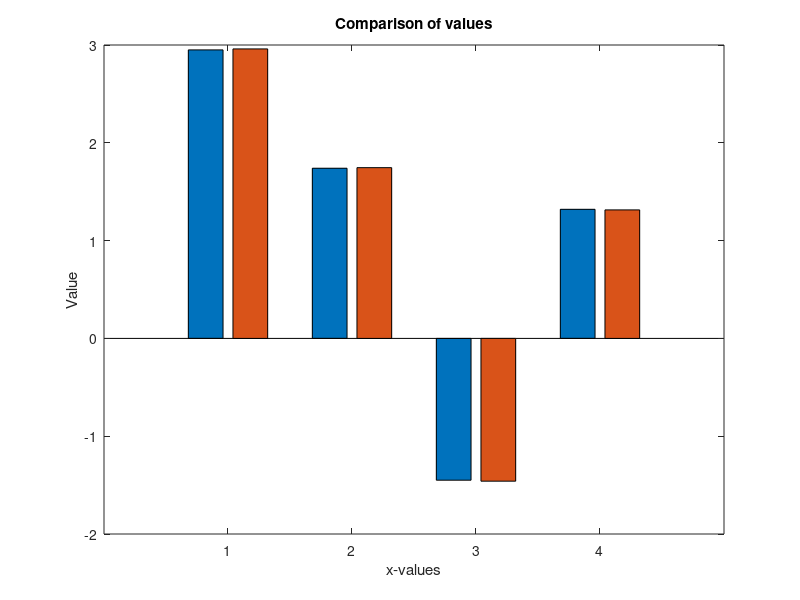

This figure's MATLAB source:
A=[1 0 0 0 ; 0 1 0 0 ; 0 0 1 0; 0 0 0 1; 1 -1 0 0 ; 1 0 -1 0; 1 0 0 -1; 0 1 -1 0 ; 0 1 0 -1 ; 0 0 1 -1]; % A matrix formed by 1 t t^2
B=[2.95;1.74;-1.45;1.32;1.23;4.45;1.61;3.21;0.45;-2.75];

Atranspose = A.'; % calculating transpose of A
B_dash=Atranspose * B; % calculating Atranspose *B
A_dash = Atranspose * A; % calculating Atranspose*A
xu=mldivide(A_dash,B_dash);  % solves for AX=B
x = [B(1,1),xu(1,1); B(2,1),xu(2,1); B(3,1),xu(3,1) ;B(4,1), xu(4,1)];

bar(x)
title('Comparison of values')
xlabel('x-values')
ylabel('Value')
